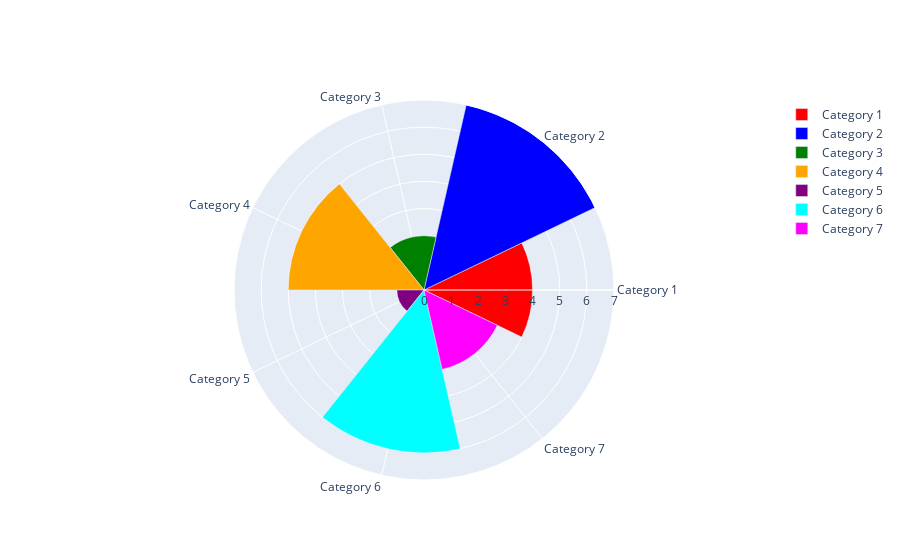

Write notebook code for a chart like this one.
### Code cell
# # Data for the polar chart
# categories = ['Category 1', 'Category 2', 'Category 3', 'Category 4', 'Category 5', 'Category 6', 'Category 7']
# values = [4, 7, 2, 5, 1, 6, 3]
# colors = ['red', 'blue', 'green', 'orange', 'purple', 'cyan', 'magenta']

# # Create traces for each category
# traces = []
# for i in range(len(categories)):
#     trace = go.Barpolar(
#         r=[values[i]],
#         theta=[categories[i]],
#         width=1,
#         marker=dict(color=colors[i]),
#         name=categories[i]
#     )
#     traces.append(trace)

# # Layout for the polar chart
# layout = go.Layout(
#     polar=dict(
#         radialaxis=dict(range=[0, max(values)]),
#     ),
# )

# # Create the figure
# fig2 = go.Figure(data=traces, layout=layout)
# fig2.show()


# I don't understand how callbacks works, but I wanted to show the detail of each subscore 
# of the happiness score once user hovers over a point of the happiness score visualization, 
# i.e: once a couple Country/Year is chosen, display the score detail following previously commented code

# happiness score detail visualization
# @app.callback(
#     Output('happiness-score-detail-polarchart', 'figure'),
#     Input('happiness-score-scatter-line', 'hoverData'))
# def update_graph(geoHoverData):
#     countryName = geoHoverData['points'][0]['hovertext']
#     df=mergedData[mergedData['Country_Name'] == countryName]
#     fig =  px.scatter(df, 
#                       x="Time", 
#                       y="Happiness_Score",
#                       hover_name="Country_Name" )
#     fig.update_traces(mode='lines+markers')
#     return fig

### Figure 1 — Plotly figure (JSON) as saved in the notebook; plotly's stock layout.template omitted (floating-point values rounded to 4 significant figures)
{"data": [{"marker": {"color": "red"}, "name": "Category 1", "r": [4], "theta": ["Category 1"], "type": "barpolar", "width": 1}, {"marker": {"color": "blue"}, "name": "Category 2", "r": [7], "theta": ["Category 2"], "type": "barpolar", "width": 1}, {"marker": {"color": "green"}, "name": "Category 3", "r": [2], "theta": ["Category 3"], "type": "barpolar", "width": 1}, {"marker": {"color": "orange"}, "name": "Category 4", "r": [5], "theta": ["Category 4"], "type": "barpolar", "width": 1}, {"marker": {"color": "purple"}, "name": "Category 5", "r": [1], "theta": ["Category 5"], "type": "barpolar", "width": 1}, {"marker": {"color": "cyan"}, "name": "Category 6", "r": [6], "theta": ["Category 6"], "type": "barpolar", "width": 1}, {"marker": {"color": "magenta"}, "name": "Category 7", "r": [3], "theta": ["Category 7"], "type": "barpolar", "width": 1}], "layout": {"polar": {"radialaxis": {"range": [0, 7]}}}}
